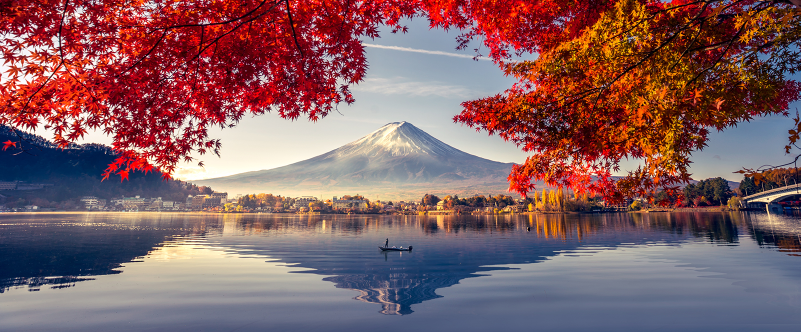
#> input picture image_3.jpg, 1601 x 664 px (shown at 1/2 size)
$ jupyter execute 'Task 4.2 Crop and Swap images.ipynb'
#> lines starting #> are read from the running program, lines starting #| are printed output that depends on the picture; after the words box and inside, x2 and y2 are one past the last pixel; in counts of white or black regions, pixels touching at a corner belong together
[cell 1]
import cv2

[cell 2]
image_1 = cv2.imread("image_3.jpg")
#> image_1 is the input picture: shape (664, 1601, 3); mean B, G, R 98.4, 94.8, 131.9

[cell 3]
image_2 = cv2.imread("image_5.jpg")
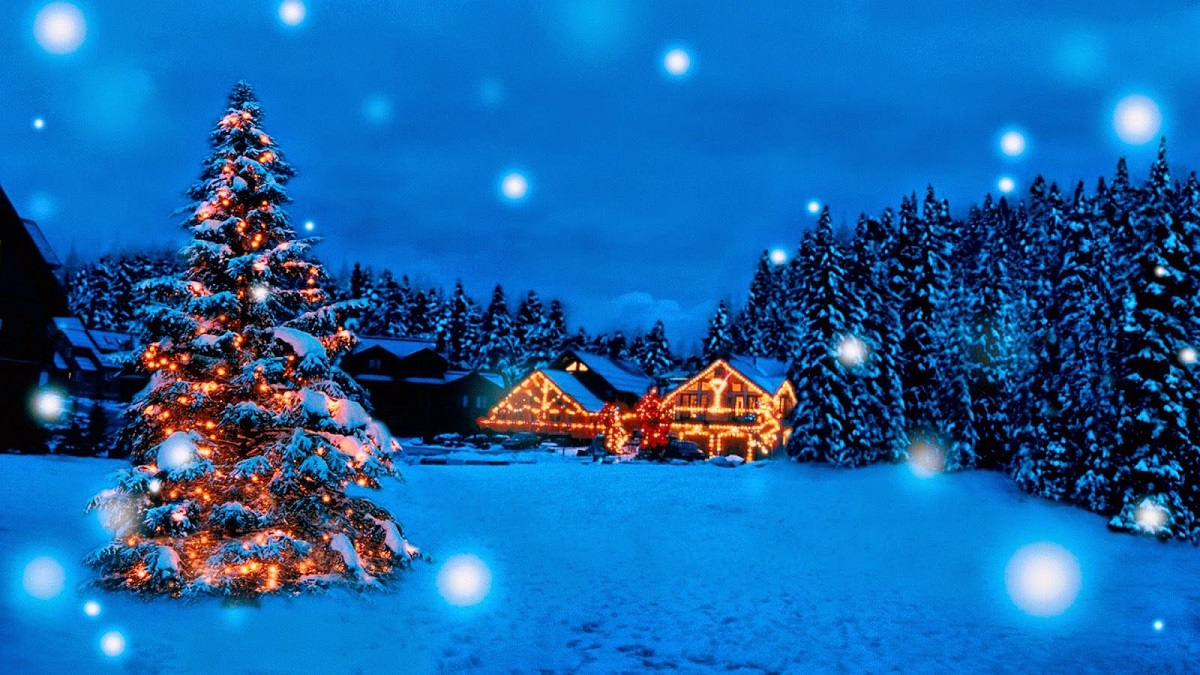
#> input picture image_5.jpg, 1200 x 675 px
#> image_2 is the input picture: shape (675, 1200, 3); mean B, G, R 166.5, 99.6, 22.9

[cell 4]
cv2.imshow("image", image_1)
cv2.imshow("imgage_", image_2)
cv2.waitKey()
cv2.destroyAllWindows()

[cell 5]
#crop and swap on image_1
cimage_2 = image_2[50:500, 100:400]
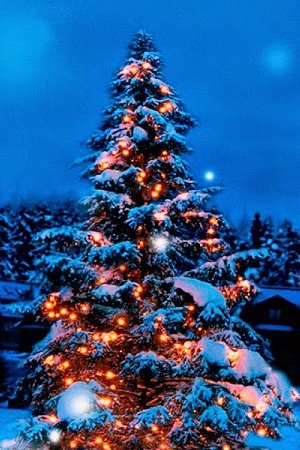
#> cimage_2: shape (450, 300, 3); mean B, G, R 139.4, 87.4, 41.4
image_1[50:500, 100:400]=cimage_2
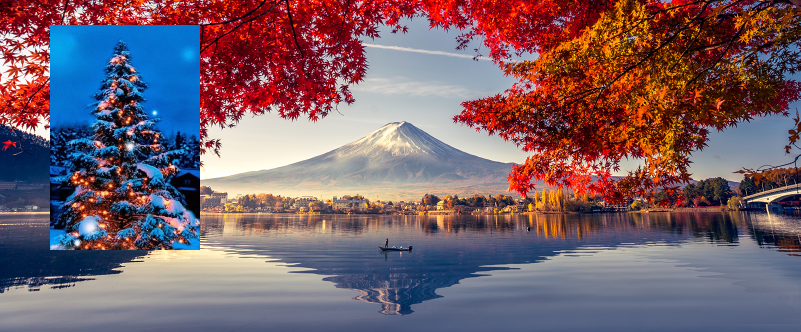
#> image_1: shape (664, 1601, 3) (shown at 1/2 size); 12.7% of pixels changed, all inside (x1, y1, x2, y2) = (100, 50, 400, 500)
cv2.imshow("swapped", image_1)
cv2.waitKey()
cv2.destroyAllWindows()

[cell 6]
#crop and swap on image_2
cimage_1 = image_1[50:500, 100:800]
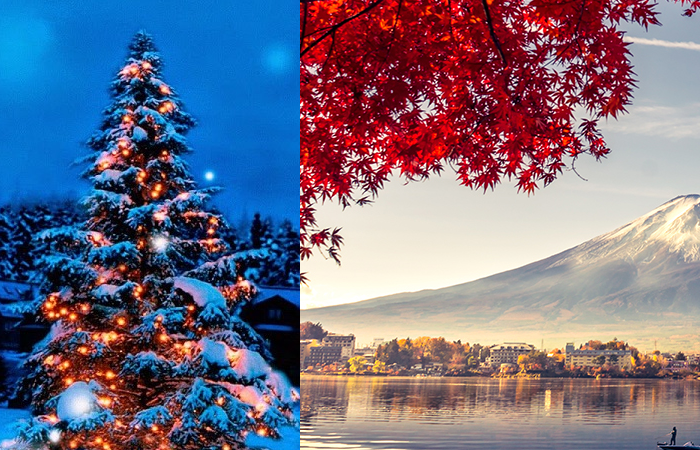
#> cimage_1: shape (450, 700, 3); mean B, G, R 131.6, 110.9, 115.5
image_2[50:500, 100:800] = cimage_1
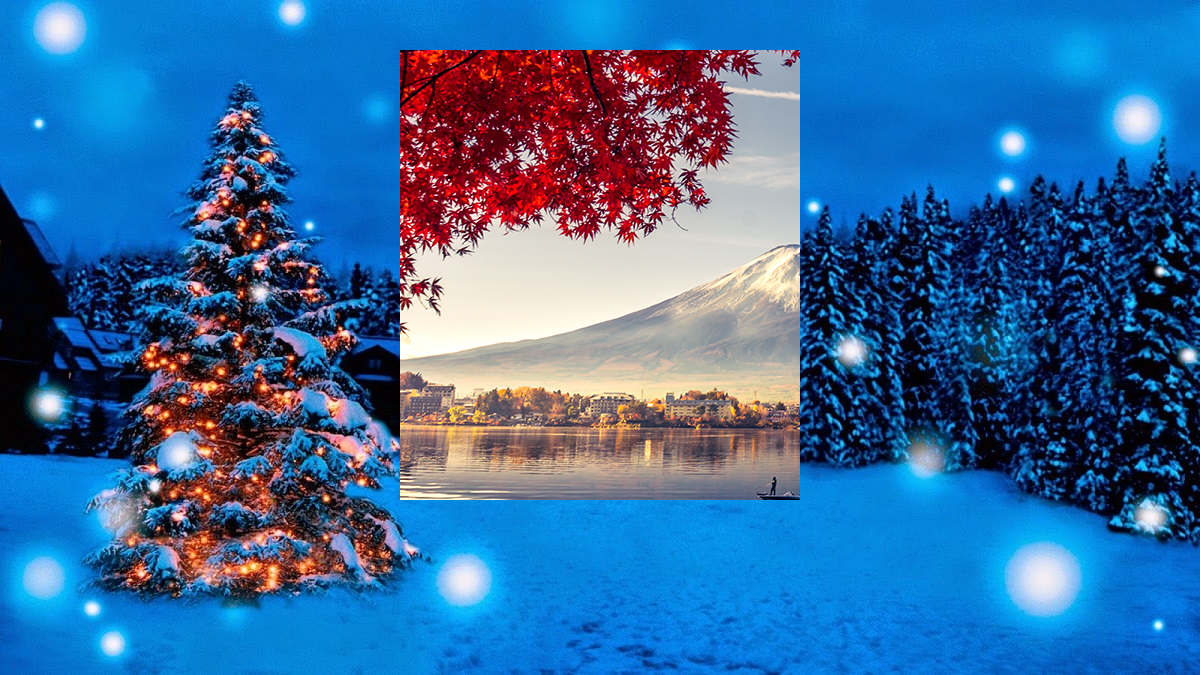
#> image_2: shape (675, 1200, 3); mean B, G, R 157.1, 106.2, 55.5
cv2.imshow("swapped_", image_2)
cv2.waitKey()
cv2.destroyAllWindows()
